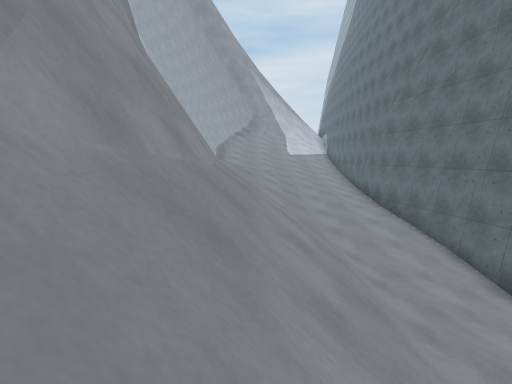
[1] (above)

21 first-person views from a walk through a scene from a Unity 3-D project. The camera is 1.5 m above the floor, tilts 6° down and sees 75° across. The floor is counted in squares, 2 m on a side. Each view is taken from the middle of a square. On the plan, view 1 faces up. The plan holds only what a view shows up to about 11 squares ahead; the rest is blank. The place goes on beyond the plan. The player is left out. Some surface patterns are stand-ins.

[2]
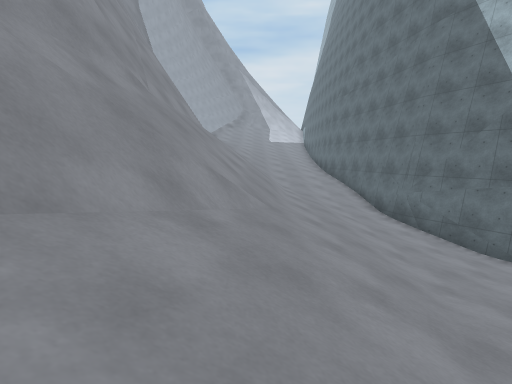

[3]
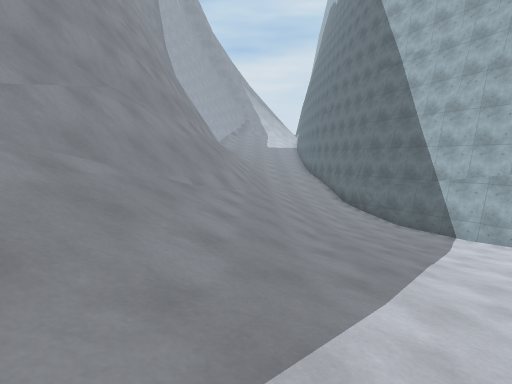

[4]
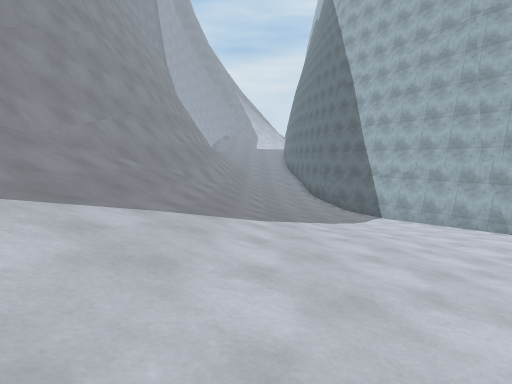

[5]
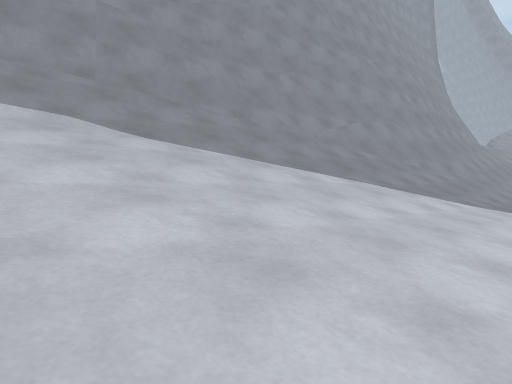

[6]
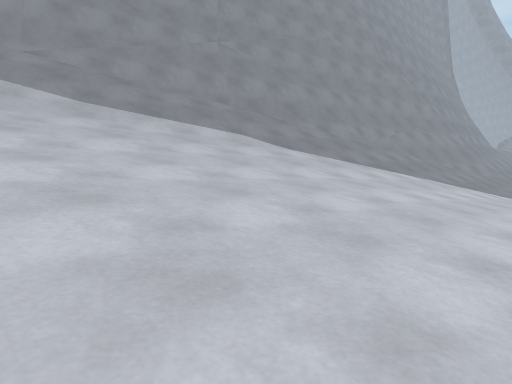

[7]
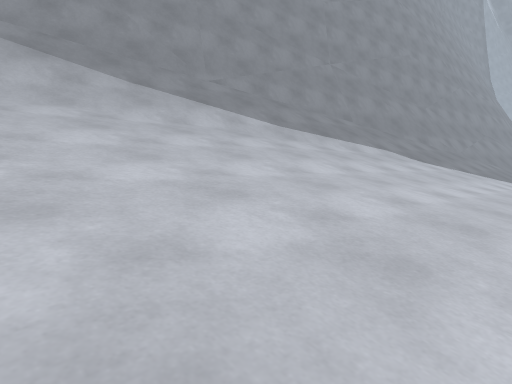

[8]
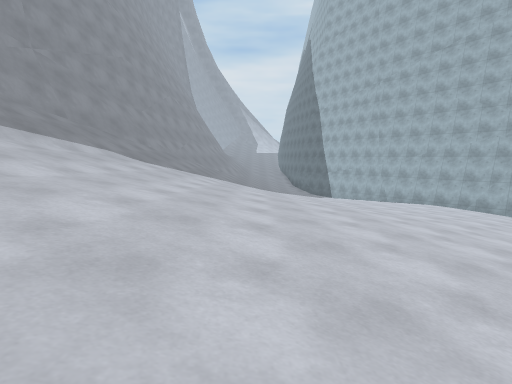

[9]
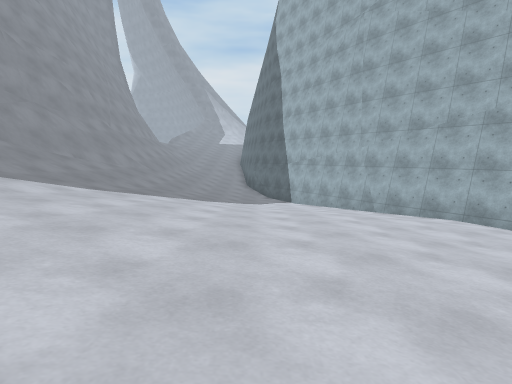

[10]
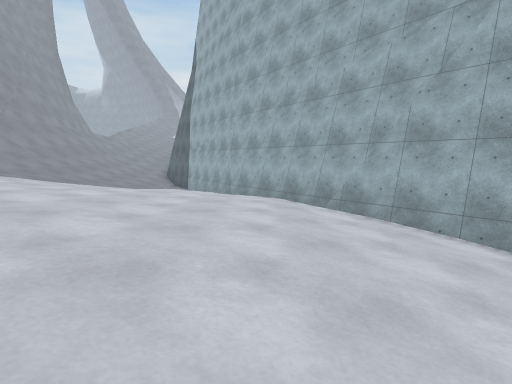

[11]
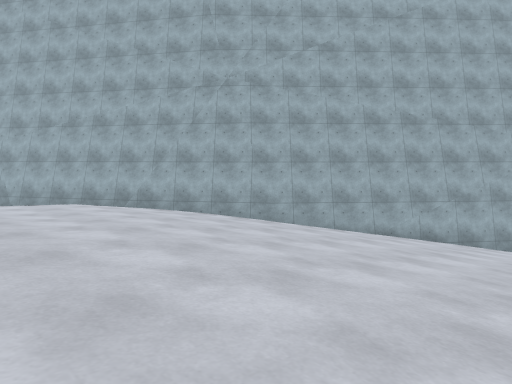

[12]
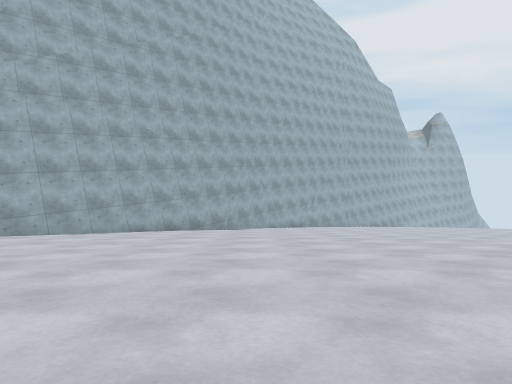

[13]
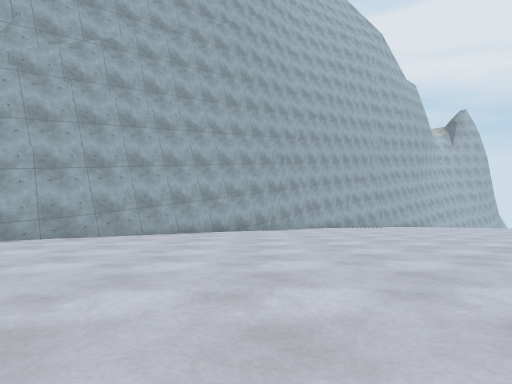

[14]
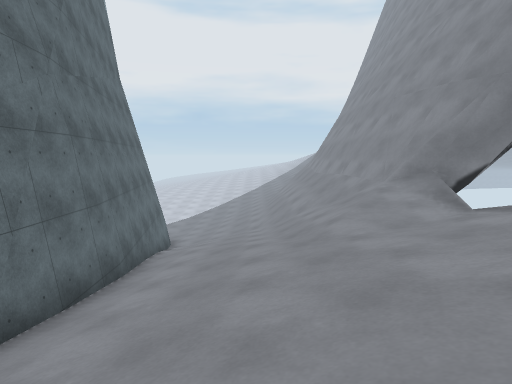

[15]
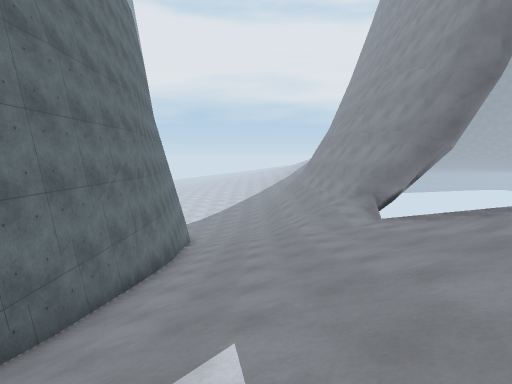

[16]
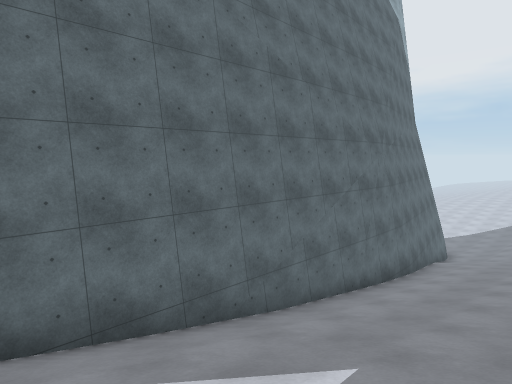

[17]
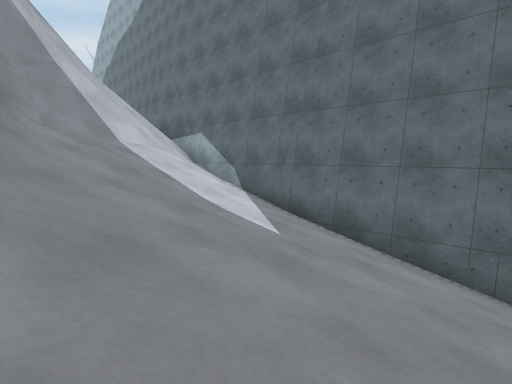

[18]
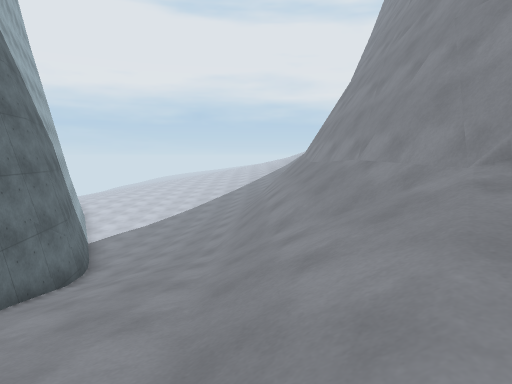

[19]
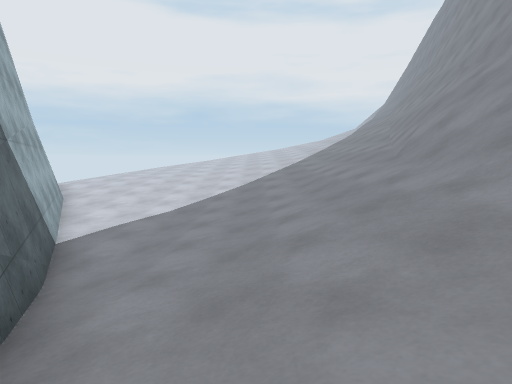

[20]
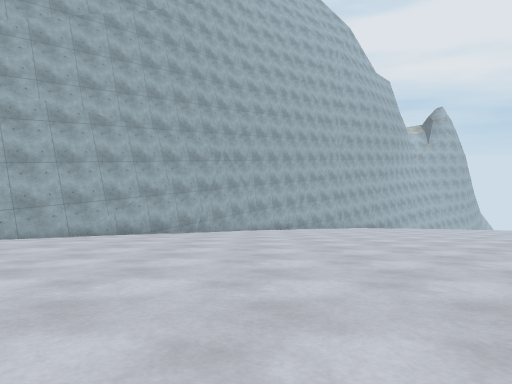

[21]
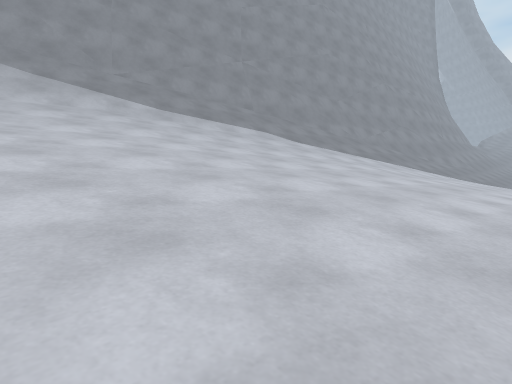

### Floor plan
Key: @ floor where view 1 was taken; # wall or solid block; . main floor; - floor 1.5 m lower than the main floor; : floor 1.75 m higher than the main floor; + floor 3.25 m higher than the main floor; _ floor 3.25 m lower than the main floor; * floor 4.75 m higher than the main floor; % floor 6.5 m higher than the main floor; / step, stairs or slope; = window, fence, low wall or low ledge; v drop or lower ground.
Columns run from 7 left of view 1 to 19 right of it. Each row starts with its distance up from view 1.
 24        /////#
 23        /////#
 22       //////#
 21       //////#
 20       //////#
 19       //////#
 18      v//////#
 17      v//////#
 16      v//////#
 15      v/+////#
 14      v/+////#
 13      v++////#
 12      v+/////#
 11     ##//////#
 10      #///::/#
  9      ##/////##
  8      ##//////#
  7       #//////#
  6       #///..-#
  5       #////.-##
  4       #////.--#
  3       #/////--##
  2       #////.---#
  1      ##////----##
  0      #/@=//-----#
 -1      #/==//.----##
 -2      #v#//..-----#
 -3     ####//...----##
 -4     ###///....----#
 -5      ##//.......--##
 -6      #///........--##
 -7     ##///..........-#
 -8     ##///..........-##
 -9     #/////..........-##
-10    ##//+::..........--##
-11    #///+::..........---#
-12    #///+:::.........---###
-13   ##//++:::.........---__##
-14   #///+++:::........---___#
-15   #///+++:::........---____
-16  ##//++++::::.......---____
-17  #///+++++:::.......---____
-18  #//*+++++:::.......---___
-19 ##//*+++++:::.......---___
-20 #///*+++++:::: .....---____
-21 #///*+++++::::  ....---____
-22 #//%*+++++::::    ..---___
-23 ///%*+++++::::     .---___
-24      +++++           --___

Where each view was taken, in squares from view 1:
view 1: 0 up, 0 right, facing up
view 2: 5 down, 1 right, facing up
view 3: 10 down, 1 right, facing up
view 4: 14 down, 2 right, facing up
view 5: 16 down, 4 right, facing up-left
view 6: 20 down, 4 right, facing up-left
view 7: 24 down, 2 right, facing up-left
view 8: 24 down, 2 right, facing up
view 9: 15 down, 6 right, facing up
view 10: 15 down, 11 right, facing up
view 11: 18 down, 8 right, facing up-right
view 12: 18 down, 6 right, facing right
view 13: 16 down, 7 right, facing right
view 14: 19 up, 2 right, facing down
view 15: 23 up, 2 right, facing down
view 16: 23 up, 1 right, facing down-right
view 17: 18 up, 1 left, facing up-right
view 18: 14 up, 1 right, facing down
view 19: 7 up, 4 right, facing down
view 20: 19 down, 8 right, facing right
view 21: 23 down, 6 right, facing up-left
